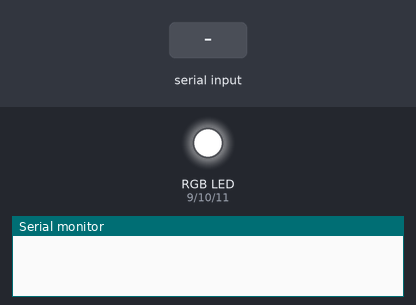
Recording of a sketch running on a simulated Arduino Uno, built with avr-gcc and run on an emulated ATmega328P. Shown: an RGB LED mixed from three pins (HIGH = lit), the last lines printed to the serial monitor. The test bench sets the inputs (shaded band).

Above: at 1.2 s.
1.3 s: "r" received over Serial
At 1.6 s:
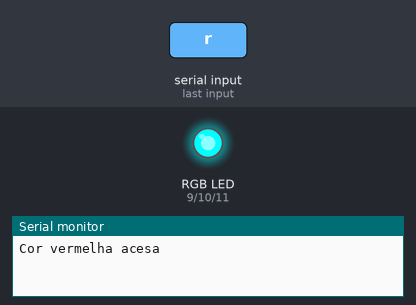
2.8 s: "g" received over Serial
At 3.9 s:
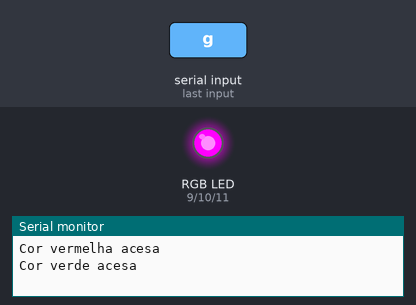
4.3 s: "b" received over Serial
At 5.1 s:
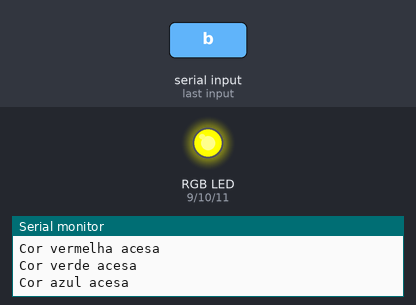
Timing chart, 0 to 7.3 s (numbered marks = the images above; inputs shaded):
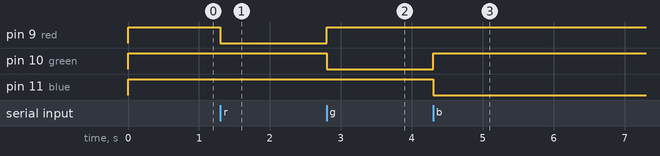

Measured:
- after the input at 1.3 s, pin 9 (red): HIGH → LOW at once
- after the input at 2.8 s, pin 9 (red): LOW → HIGH at once; pin 10 (green): HIGH → LOW at once
- after the input at 4.3 s, pin 10 (green): LOW → HIGH at once; pin 11 (blue): HIGH → LOW at once

The sketch:

LedRGBSerial.ino
```cpp
#define red 9
#define green 10
#define blue 11
char ltr;

void setup() {
  pinMode(red,OUTPUT);
  pinMode(green,OUTPUT);
  pinMode(blue,OUTPUT);
  digitalWrite(red,HIGH);
  digitalWrite(green,HIGH);
  digitalWrite(blue,HIGH);
  Serial.begin(9600);
}

void loop() {
  ltr = Serial.read();
  if(ltr == 'r'){
    digitalWrite(red,LOW);
    digitalWrite(green,HIGH);
    digitalWrite(blue,HIGH);
    Serial.println("Cor vermelha acesa");
    }
  else if(ltr == 'g'){
    digitalWrite(green,LOW);
    digitalWrite(red,HIGH);
    digitalWrite(blue,HIGH);
    Serial.println("Cor verde acesa");
    }
  else if(ltr == 'b'){
    digitalWrite(blue,LOW);
    digitalWrite(green,HIGH);
    digitalWrite(red,HIGH);
    Serial.println("Cor azul acesa");
    }
}
```
